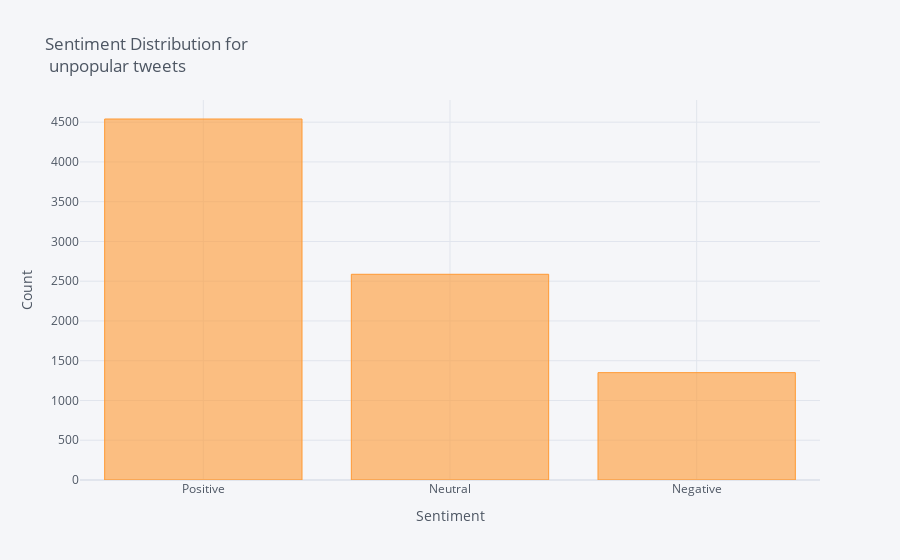

The notebook cell this image was saved under:
### Markdown cell above
Least Popular:

### Code cell
df_unpopular = df[df['Retweets'] <= 100]
df_unpopular['Sentiment'].value_counts().iplot(kind='bar', xTitle='Sentiment',
                                    yTitle='Count', title = ('Sentiment Distribution for <br> unpopular tweets'))

### Figure 1 — Plotly figure (JSON) as saved in the notebook; plotly's stock layout.template omitted (floating-point values rounded to 4 significant figures)
{"data": [{"marker": {"color": "rgba(255, 153, 51, 0.6)", "line": {"color": "rgba(255, 153, 51, 1.0)", "width": 1}}, "name": "Sentiment", "orientation": "v", "text": "", "type": "bar", "x": ["Positive", "Neutral", "Negative"], "y": [4540, 2587, 1350]}], "layout": {"legend": {"bgcolor": "#F5F6F9", "font": {"color": "#4D5663"}}, "paper_bgcolor": "#F5F6F9", "plot_bgcolor": "#F5F6F9", "title": {"font": {"color": "#4D5663"}, "text": "Sentiment Distribution for <br> unpopular tweets"}, "xaxis": {"gridcolor": "#E1E5ED", "showgrid": true, "tickfont": {"color": "#4D5663"}, "title": {"font": {"color": "#4D5663"}, "text": "Sentiment"}, "zerolinecolor": "#E1E5ED"}, "yaxis": {"gridcolor": "#E1E5ED", "showgrid": true, "tickfont": {"color": "#4D5663"}, "title": {"font": {"color": "#4D5663"}, "text": "Count"}, "zerolinecolor": "#E1E5ED"}}}
